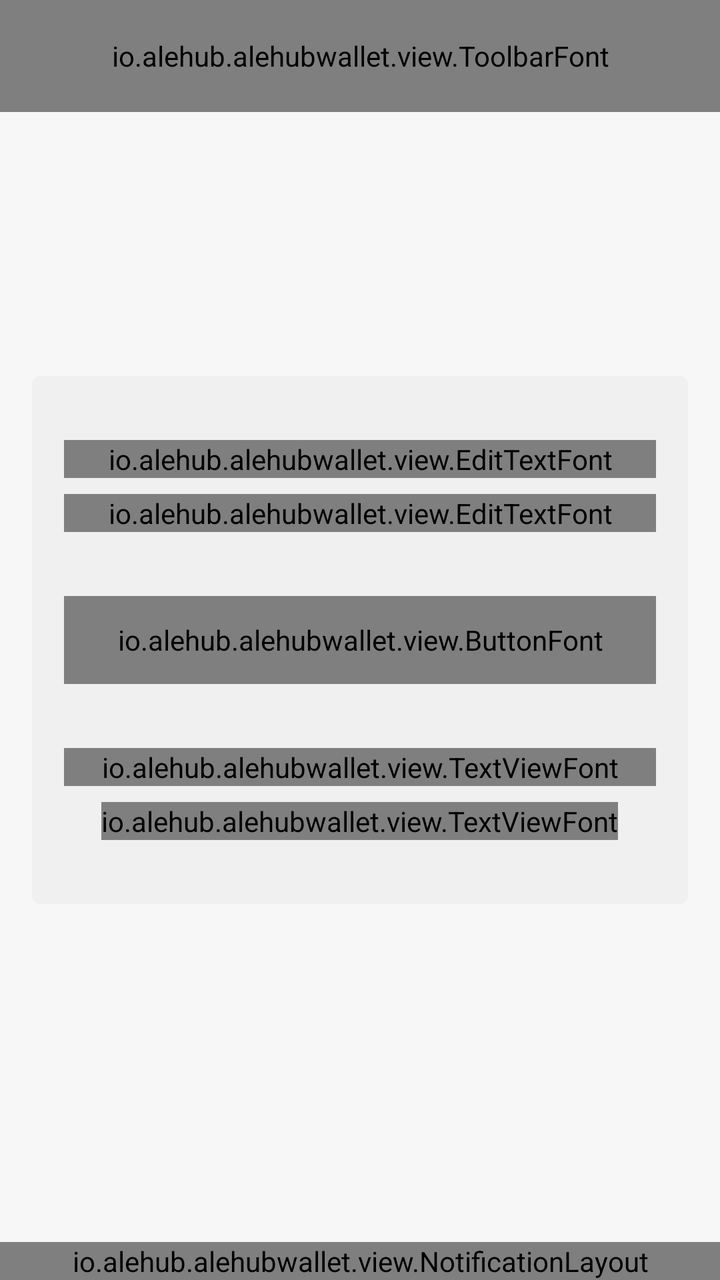
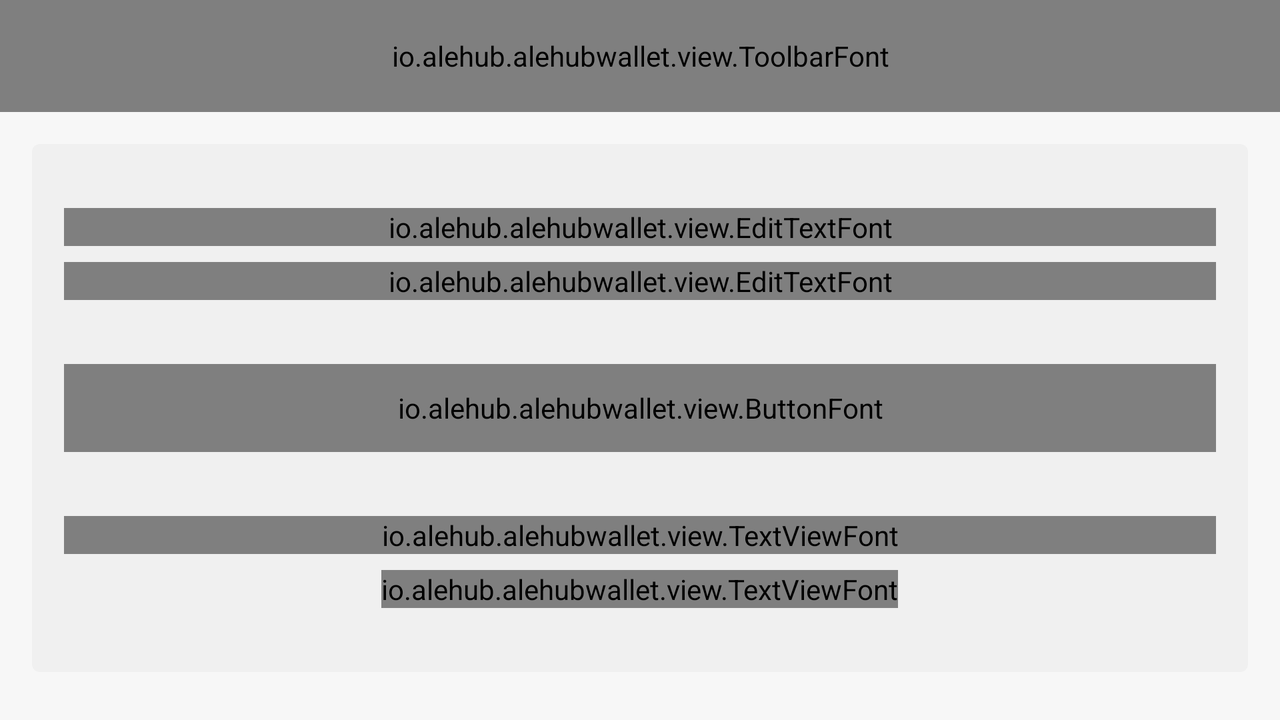

Two renders of one Android screen. The first uses the default layout on a phone; the second uses the alternative layout the repository ships for a different screen configuration, on a matching device. The two XML files are below.
<!-- AndroidManifest.xml: application theme AppTheme -->
<!-- res/layout/login_fragment.xml -->
<?xml version="1.0" encoding="utf-8"?>
<RelativeLayout xmlns:android="http://schemas.android.com/apk/res/android"
    xmlns:app="http://schemas.android.com/apk/res-auto"
    android:layout_width="match_parent"
    android:layout_height="match_parent"
    android:background="@color/bg"

    android:orientation="vertical">

    <io.alehub.alehubwallet.view.ToolbarFont
        android:id="@+id/toolbar"
        style="@style/ToolBarStyle"
        android:layout_width="match_parent"
        android:layout_height="56dp"
        android:background="@color/colorPrimary"
        app:title="@string/ale"></io.alehub.alehubwallet.view.ToolbarFont>

    <LinearLayout
        android:layout_width="match_parent"
        android:layout_height="wrap_content"
        android:layout_centerInParent="true"
        android:layout_marginLeft="@dimen/activity_horizontal_margin"
        android:layout_marginRight="@dimen/activity_horizontal_margin"
        android:background="@drawable/form_bg"
        android:orientation="vertical"
        android:paddingBottom="@dimen/activity_vertical_margin_big"
        android:paddingLeft="@dimen/activity_horizontal_margin"
        android:paddingRight="@dimen/activity_horizontal_margin"
        android:paddingTop="@dimen/activity_vertical_margin_big">

        <android.support.design.widget.TextInputLayout
            android:layout_width="match_parent"
            android:layout_height="wrap_content"
            android:layout_marginBottom="8dp"
            android:hint="@string/email_cups"
            android:textColorHint="@color/text_light">

            <io.alehub.alehubwallet.view.EditTextFont
                android:id="@+id/ed_login_email"
                android:layout_width="match_parent"
                android:layout_height="wrap_content"
                android:inputType="textEmailAddress"
                android:textColor="@color/text_dark"
                android:textSize="14sp"
                app:backgroundTint="@color/grey_light"
                app:editTextFontName="museo_500" />
        </android.support.design.widget.TextInputLayout>

        <android.support.design.widget.TextInputLayout
            android:layout_width="match_parent"
            android:layout_height="wrap_content"
            android:hint="@string/password_cups"
            android:textColorHint="@color/text_light">

            <io.alehub.alehubwallet.view.EditTextFont
                android:id="@+id/ed_login_password"
                android:layout_width="match_parent"
                android:layout_height="wrap_content"
                android:inputType="textPassword"
                android:textColor="@color/text_dark"
                android:textSize="14sp"
                app:backgroundTint="@color/grey_light"
                app:editTextFontName="museo_500" />
        </android.support.design.widget.TextInputLayout>

        <io.alehub.alehubwallet.view.ButtonFont
            android:layout_width="match_parent"
            android:layout_height="44dp"
            android:layout_marginTop="32dp"
            android:background="@drawable/bt_dark"
            android:text="@string/login"
            android:textAllCaps="false"
            android:id="@+id/bt_login_login"
            android:textColor="@color/text_white"
            android:textSize="16sp"
            app:buttonFontName="museo_500" />

        <io.alehub.alehubwallet.view.TextViewFont
            android:layout_width="match_parent"
            android:layout_height="wrap_content"
            android:layout_marginTop="@dimen/activity_vertical_margin_big"
            android:gravity="center"
            android:text="@string/dont_have_accaunt"
            android:textColor="@color/text_dark"
            android:textSize="14sp"
            app:fontName="museo_500" />

        <LinearLayout
            android:layout_width="match_parent"
            android:layout_height="wrap_content"
            android:layout_marginTop="8dp"
            android:gravity="center"
            android:orientation="horizontal">

            <io.alehub.alehubwallet.view.TextViewFont
                android:id="@+id/tv_login_create_one"
                android:layout_width="wrap_content"
                android:layout_height="wrap_content"
                android:text="@string/create_one"
                android:textColor="@color/text_dark"
                android:textStyle="bold"
                app:fontName="museo_700" />
        </LinearLayout>
    </LinearLayout>

    <io.alehub.alehubwallet.view.NotificationLayout
        android:id="@+id/notification"
        android:layout_width="match_parent"
        android:layout_height="wrap_content"
        android:layout_alignParentBottom="true"
        app:notificationBg="@color/red"
        app:notificationText="Test"
        app:notificationTextColor="@color/text_dark"></io.alehub.alehubwallet.view.NotificationLayout>

</RelativeLayout>
<!-- resources referenced by this layout -->
<resources>
  <color name="bg">#f7f7f7</color>
  <color name="colorPrimary">#0d1717</color>
  <color name="grey_light">#dedede</color>
  <color name="red">#aad93f1f</color>
  <color name="text_dark">#34343e</color>
  <color name="text_light">#8834343e</color>
  <color name="text_white">#fcfcfc</color>
  <dimen name="activity_horizontal_margin">16dp</dimen>
  <dimen name="activity_vertical_margin_big">32dp</dimen>
  <!-- drawable bt_dark (drawable) -->
  <?xml version="1.0" encoding="utf-8"?>
  <selector xmlns:android="http://schemas.android.com/apk/res/android">
      <item android:drawable="@drawable/bt_dark_normal" android:state_focused="false" android:state_pressed="false" />
      <item android:drawable="@drawable/bt_dark_pressed" android:state_pressed="true" />
      <item android:drawable="@drawable/bt_dark_pressed" android:state_focused="true" />
  </selector>
  <!-- drawable form_bg (drawable) -->
  <?xml version="1.0" encoding="utf-8"?>
  <shape android:shape="rectangle" xmlns:android="http://schemas.android.com/apk/res/android">
      <corners android:radius="4dp"/>
      <solid android:color="@color/second_bg"/>
  </shape>
  <string name="ale">ALE</string>
  <string name="create_one"><u>Create one</u></string>
  <string name="dont_have_accaunt">Don`t have an account?</string>
  <string name="email_cups">E-MAIL</string>
  <string name="login">Login</string>
  <string name="password_cups">PASSWORD</string>
  <style name="ToolBarStyle" parent="@style/Widget.AppCompat.Toolbar">
          <item name="android:actionMenuTextAppearance">@style/MenuFontStyle</item>
          <item name="android:background">@color/colorPrimary</item>
          <item name="titleTextColor">@color/text_white</item>
          <item name="titleTextAppearance">@style/TitleFontStyle</item>
          <item name="android:titleTextStyle">@style/TitleFontStyle</item>
          <item name="android:popupBackground">@color/drawer_bg</item>
          <item name="popupTheme">@style/ToolbarPopup</item>
          <item name="actionOverflowMenuStyle">@style/OverflowMenu</item>
      </style>
  <style name="AppTheme" parent="Theme.AppCompat.Light.DarkActionBar">
          
          <item name="colorPrimary">@color/colorPrimary</item>
          <item name="colorPrimaryDark">@color/colorPrimaryDark</item>
          <item name="colorAccent">@color/colorAccent</item>
      </style>
  <!-- drawable bt_dark_normal (drawable) -->
  <?xml version="1.0" encoding="utf-8"?>
  <shape android:shape="rectangle" xmlns:android="http://schemas.android.com/apk/res/android">
      <solid android:color="@color/bt_dark_normal"/>
      <corners android:radius="4dp"/>
  </shape>
  <!-- drawable bt_dark_pressed (drawable) -->
  <?xml version="1.0" encoding="utf-8"?>
  <shape android:shape="rectangle" xmlns:android="http://schemas.android.com/apk/res/android">
      <solid android:color="@color/bt_dark_pressed"/>
      <corners android:radius="4dp"/>
  </shape>
  <color name="second_bg">#f0f0f0</color>
  <style name="MenuFontStyle" parent="android:style/TextAppearance.Holo.Widget.ActionBar.Menu">
          <item name="android:textColor">@color/text_white</item>
          <item name="android:textSize">16dp</item>
          <item name="android:background">@color/drawer_bg</item>
      </style>
  <style name="TitleFontStyle" parent="@style/TextAppearance.AppCompat.Title">
          <item name="android:textSize">32sp</item>
          <item name="android:textColor">@color/text_white</item>
      </style>
  <color name="drawer_bg">#474b4b</color>
  <style name="ToolbarPopup" parent="ThemeOverlay.AppCompat.Light">
          <item name="android:colorBackground">@color/drawer_bg</item>
          <item name="android:textColorPrimary">@color/text_white</item>
      </style>
  <style name="OverflowMenu" parent="Widget.AppCompat.PopupMenu.Overflow">
          
      </style>
  <color name="colorPrimaryDark">#0d1717</color>
  <color name="colorAccent">#ffd24f</color>
  <color name="bt_dark_normal">#0d1717</color>
  <color name="bt_dark_pressed">#000000</color>
</resources>
<!-- res/layout-land/login_fragment.xml (the author's variant of the layout above) -->
<!-- drawn on the phone turned sideways -->
<?xml version="1.0" encoding="utf-8"?>
<RelativeLayout xmlns:android="http://schemas.android.com/apk/res/android"
    xmlns:app="http://schemas.android.com/apk/res-auto"
    android:layout_width="match_parent"
    android:layout_height="match_parent"
    android:background="@color/bg"

    android:orientation="vertical">

    <io.alehub.alehubwallet.view.ToolbarFont
        android:id="@+id/toolbar"
        style="@style/ToolBarStyle"
        android:layout_width="match_parent"
        android:layout_height="56dp"
        android:background="@color/colorPrimary"
        app:title="@string/ale"></io.alehub.alehubwallet.view.ToolbarFont>

    <ScrollView
        android:paddingTop="@dimen/activity_vertical_margin"
        android:paddingBottom="@dimen/activity_vertical_margin"
        android:layout_width="match_parent"
        android:layout_height="match_parent"
        android:layout_below="@id/toolbar"
        android:fillViewport="true">

        <LinearLayout
            android:layout_width="match_parent"
            android:layout_height="wrap_content"
            android:orientation="vertical">

            <LinearLayout
                android:layout_width="match_parent"
                android:layout_height="wrap_content"
                android:layout_centerInParent="true"
                android:layout_marginLeft="@dimen/activity_horizontal_margin"
                android:layout_marginRight="@dimen/activity_horizontal_margin"
                android:background="@drawable/form_bg"
                android:orientation="vertical"
                android:paddingBottom="@dimen/activity_vertical_margin_big"
                android:paddingLeft="@dimen/activity_horizontal_margin"
                android:paddingRight="@dimen/activity_horizontal_margin"
                android:paddingTop="@dimen/activity_vertical_margin_big">

                <android.support.design.widget.TextInputLayout
                    android:layout_width="match_parent"
                    android:layout_height="wrap_content"
                    android:layout_marginBottom="8dp"
                    android:hint="@string/email_cups"
                    android:textColorHint="@color/text_light">

                    <io.alehub.alehubwallet.view.EditTextFont
                        android:id="@+id/ed_login_email"
                        android:layout_width="match_parent"
                        android:layout_height="wrap_content"
                        android:inputType="textEmailAddress"
                        android:textColor="@color/text_dark"
                        android:textSize="14sp"
                        app:backgroundTint="@color/grey_light"
                        app:editTextFontName="museo_500" />
                </android.support.design.widget.TextInputLayout>

                <android.support.design.widget.TextInputLayout
                    android:layout_width="match_parent"
                    android:layout_height="wrap_content"
                    android:hint="@string/password_cups"
                    android:textColorHint="@color/text_light">

                    <io.alehub.alehubwallet.view.EditTextFont
                        android:id="@+id/ed_login_password"
                        android:layout_width="match_parent"
                        android:layout_height="wrap_content"
                        android:inputType="textPassword"
                        android:textColor="@color/text_dark"
                        android:textSize="14sp"
                        app:backgroundTint="@color/grey_light"
                        app:editTextFontName="museo_500" />
                </android.support.design.widget.TextInputLayout>

                <io.alehub.alehubwallet.view.ButtonFont
                    android:id="@+id/bt_login_login"
                    android:layout_width="match_parent"
                    android:layout_height="44dp"
                    android:layout_marginTop="32dp"
                    android:background="@drawable/bt_dark"
                    android:text="@string/login"
                    android:textAllCaps="false"
                    android:textColor="@color/text_white"
                    android:textSize="16sp"
                    app:buttonFontName="museo_500" />

                <io.alehub.alehubwallet.view.TextViewFont
                    android:layout_width="match_parent"
                    android:layout_height="wrap_content"
                    android:layout_marginTop="@dimen/activity_vertical_margin_big"
                    android:gravity="center"
                    android:text="@string/dont_have_accaunt"
                    android:textColor="@color/text_dark"
                    android:textSize="14sp"
                    app:fontName="museo_500" />

                <LinearLayout
                    android:layout_width="match_parent"
                    android:layout_height="wrap_content"
                    android:layout_marginTop="8dp"
                    android:gravity="center"
                    android:orientation="horizontal">

                    <io.alehub.alehubwallet.view.TextViewFont
                        android:id="@+id/tv_login_create_one"
                        android:layout_width="wrap_content"
                        android:layout_height="wrap_content"
                        android:text="@string/create_one"
                        android:textColor="@color/text_dark"
                        android:textStyle="bold"
                        app:fontName="museo_700" />
                </LinearLayout>
            </LinearLayout>
        </LinearLayout>
    </ScrollView>
    <io.alehub.alehubwallet.view.NotificationLayout
        android:id="@+id/notification"
        android:visibility="invisible"
        android:layout_width="match_parent"
        android:layout_height="wrap_content"
        android:layout_alignParentBottom="true"
        app:notificationBg="@color/red"
        app:notificationText="Test"
        app:notificationTextColor="@color/text_dark"></io.alehub.alehubwallet.view.NotificationLayout>

</RelativeLayout>
<!-- resources referenced by the variant -->
<!-- as the phone turned sideways resolves them -->
<resources>
  <color name="bg">#f7f7f7</color>
  <color name="colorPrimary">#0d1717</color>
  <color name="grey_light">#dedede</color>
  <color name="red">#aad93f1f</color>
  <color name="text_dark">#34343e</color>
  <color name="text_light">#8834343e</color>
  <color name="text_white">#fcfcfc</color>
  <dimen name="activity_horizontal_margin">16dp</dimen>
  <dimen name="activity_vertical_margin">16dp</dimen>
  <dimen name="activity_vertical_margin_big">32dp</dimen>
  <!-- drawable bt_dark (drawable) -->
  <?xml version="1.0" encoding="utf-8"?>
  <selector xmlns:android="http://schemas.android.com/apk/res/android">
      <item android:drawable="@drawable/bt_dark_normal" android:state_focused="false" android:state_pressed="false" />
      <item android:drawable="@drawable/bt_dark_pressed" android:state_pressed="true" />
      <item android:drawable="@drawable/bt_dark_pressed" android:state_focused="true" />
  </selector>
  <!-- drawable form_bg (drawable) -->
  <?xml version="1.0" encoding="utf-8"?>
  <shape android:shape="rectangle" xmlns:android="http://schemas.android.com/apk/res/android">
      <corners android:radius="4dp"/>
      <solid android:color="@color/second_bg"/>
  </shape>
  <string name="ale">ALE</string>
  <string name="create_one"><u>Create one</u></string>
  <string name="dont_have_accaunt">Don`t have an account?</string>
  <string name="email_cups">E-MAIL</string>
  <string name="login">Login</string>
  <string name="password_cups">PASSWORD</string>
  <style name="AppTheme" parent="Theme.AppCompat.Light.DarkActionBar">
          
          <item name="colorPrimary">@color/colorPrimary</item>
          <item name="colorPrimaryDark">@color/colorPrimaryDark</item>
          <item name="colorAccent">@color/colorAccent</item>
      </style>
  <!-- drawable bt_dark_normal (drawable) -->
  <?xml version="1.0" encoding="utf-8"?>
  <shape android:shape="rectangle" xmlns:android="http://schemas.android.com/apk/res/android">
      <solid android:color="@color/bt_dark_normal"/>
      <corners android:radius="4dp"/>
  </shape>
  <!-- drawable bt_dark_pressed (drawable) -->
  <?xml version="1.0" encoding="utf-8"?>
  <shape android:shape="rectangle" xmlns:android="http://schemas.android.com/apk/res/android">
      <solid android:color="@color/bt_dark_pressed"/>
      <corners android:radius="4dp"/>
  </shape>
  <color name="second_bg">#f0f0f0</color>
  <style name="MenuFontStyle" parent="android:style/TextAppearance.Holo.Widget.ActionBar.Menu">
          <item name="android:textColor">@color/text_white</item>
          <item name="android:textSize">16dp</item>
          <item name="android:background">@color/drawer_bg</item>
      </style>
  <style name="TitleFontStyle" parent="@style/TextAppearance.AppCompat.Title">
          <item name="android:textSize">32sp</item>
          <item name="android:textColor">@color/text_white</item>
      </style>
  <color name="drawer_bg">#474b4b</color>
  <style name="ToolbarPopup" parent="ThemeOverlay.AppCompat.Light">
          <item name="android:colorBackground">@color/drawer_bg</item>
          <item name="android:textColorPrimary">@color/text_white</item>
      </style>
  <style name="OverflowMenu" parent="Widget.AppCompat.PopupMenu.Overflow">
          
      </style>
  <color name="colorPrimaryDark">#0d1717</color>
  <color name="colorAccent">#ffd24f</color>
  <color name="bt_dark_normal">#0d1717</color>
  <color name="bt_dark_pressed">#000000</color>
</resources>
